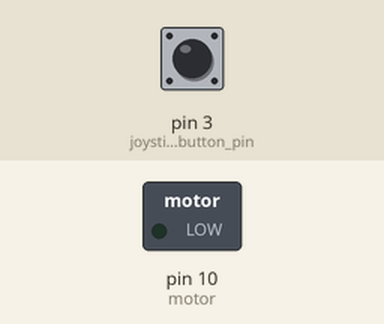
This sketch was run on a simulated Arduino Uno, built with avr-gcc and run on an emulated ATmega328P. On the bench: switched loads named in the sketch (green lamp = pin HIGH). Wiring (inferred from the names in the program): MPU-6050 motion sensor at I2C address 0x68; MPU-6050 motion sensor at I2C address 0x69. The inputs (shaded band) are chosen by the test bench; at power-on: pin 3 (joystick_button_pin) HIGH.

Above: at 1.2 s.
1.3 s: pin 3 (joystick_button_pin) pulled LOW for 0.15 s
At 2.3 s:
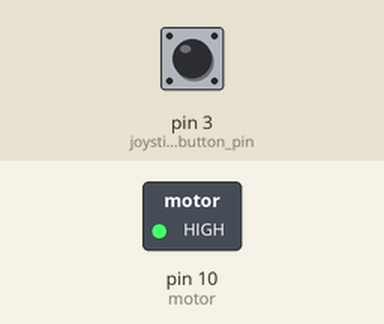
4.4 s: pin 3 (joystick_button_pin) pulled LOW for 1 s
At 4.7 s:
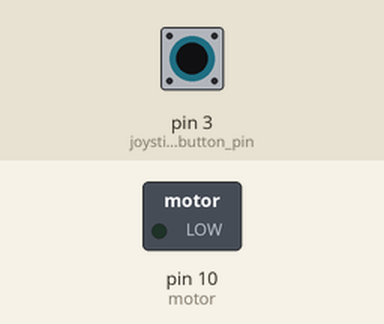
6.9 s: pin 3 (joystick_button_pin) pulled LOW for 3.2 s
At 7.8 s:
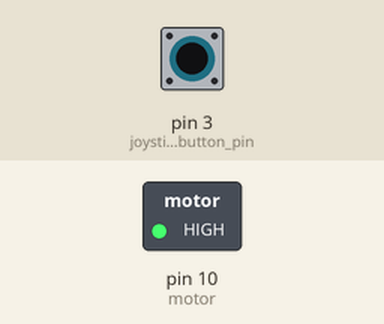
Timing chart, 0 to 9.9 s (numbered marks = the images above; inputs shaded):
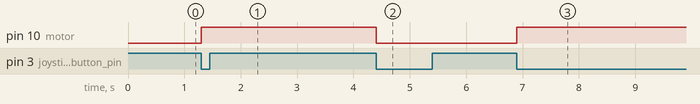

Measured:
- after the input at 1.3 s, pin 10 (motor): LOW → HIGH at once
- after the input at 4.4 s, pin 10 (motor): HIGH → LOW at once
- after the input at 6.9 s, pin 10 (motor): LOW → HIGH at once

The sketch:

arduino_bluetooth.ino
```cpp
#define mut_R_pin A0
#define joystick_x_pin A1
#define joystick_y_pin A2
#define joystick_button_pin 3

#include "akselerometr.h"

// work const
#define delta_t 200
#define motor 10

// working variable
unsigned long int time;
bool button_flag = 0;
bool button_history = 0;

void setup() {
  // setup com port
  Serial.begin(9600);
  // setup digital pin
  pinMode(joystick_button_pin,INPUT_PULLUP);
  pinMode(motor,OUTPUT);
  // setup akselerometr - i2c
  setup_akselerometr();
}

void loop() {
  if (button_history && !digitalRead(joystick_button_pin)) {
    button_flag = !button_flag;
    digitalWrite(motor,button_flag);
    //delay(100);
  }
  button_history = digitalRead(joystick_button_pin);
  if (Serial.available()) {
    Serial.read();
    // elbow
    Serial.print(analogRead(mut_R_pin)); Serial.print(" ");
    // joystick
    Serial.print(analogRead(joystick_x_pin)); Serial.print(" ");
    Serial.print(analogRead(joystick_y_pin)); Serial.print(" ");
    Serial.print(button_flag); Serial.print(" ");
    // akselerometr
    int angle_ax, angle_ay;
    read_akselerometr(1,angle_ax,angle_ay);
    Serial.print(angle_ax); Serial.print(" ");
    Serial.print(angle_ay); Serial.print(" ");
    read_akselerometr(0,angle_ax,angle_ay);
    Serial.print(angle_ay); Serial.print(" ");
    Serial.println();
  }
}
```

akselerometr.h
```cpp
// include library
#include "Wire.h"

// akselerometr const
#define count_addr 2
int MPU_addr[2] = {0x68,0x69};

// work const
#define TO_DEG 57.29577951308232087679815481410517033f

//setup function
void setup_akselerometr();
void read_akselerometr(int n, int &angle_ax, int &angle_ay);
int operating_akselerometr_data(int ax_raw);
void getData(int n, int &ax_raw, int &ay_raw);

void setup_akselerometr() {
  // setup wire
  Wire.begin();
  // setup akselerometr - i2c
  for (int i=0; i<count_addr; i++) {
    Wire.beginTransmission(MPU_addr[i]);
    Wire.write(0x6B); // PWR_MGMT_1 register
    Wire.write(0);    // set to zero (wakes up the MPU-6050)
    Wire.endTransmission(true);
  }
}

void read_akselerometr(int n, int &angle_ax, int &angle_ay) { // read data from akselerometr
  int ax_raw, ay_raw;
  // read data from akselerometr
  getData(MPU_addr[n],ax_raw,ay_raw);
  // return
  angle_ax = operating_akselerometr_data(ax_raw);
  angle_ay = operating_akselerometr_data(ay_raw);
}

int operating_akselerometr_data(int ax_raw) { // convect input data to gradus
  // convert input data to fraction
  float ax = ax_raw/16384.;
  if (ax>1) ax = 1;
  else if (ax<-1) ax = -1;
  //  convert fraction to gradus
  if (ax>=0) return 90 - TO_DEG*acos(ax);
  else return TO_DEG*acos(-ax) - 90;
}

void getData(int n, int &ax_raw, int &ay_raw) { // read data from akselerometr on i2c
  // setup
  Wire.beginTransmission(n);
  Wire.write(0x3B);  // starting with register 0x3B (ACCEL_XOUT_H)
  Wire.endTransmission(false);
  Wire.requestFrom(n, 14, true); // request a total of 14 registers
  // read data
  int16_t data[7];
  for (byte i = 0; i < 7; i++) {
    data[i] = Wire.read() << 8 | Wire.read();
  }
  // return
  ax_raw = data[1];
  ay_raw = data[0];
}
```
